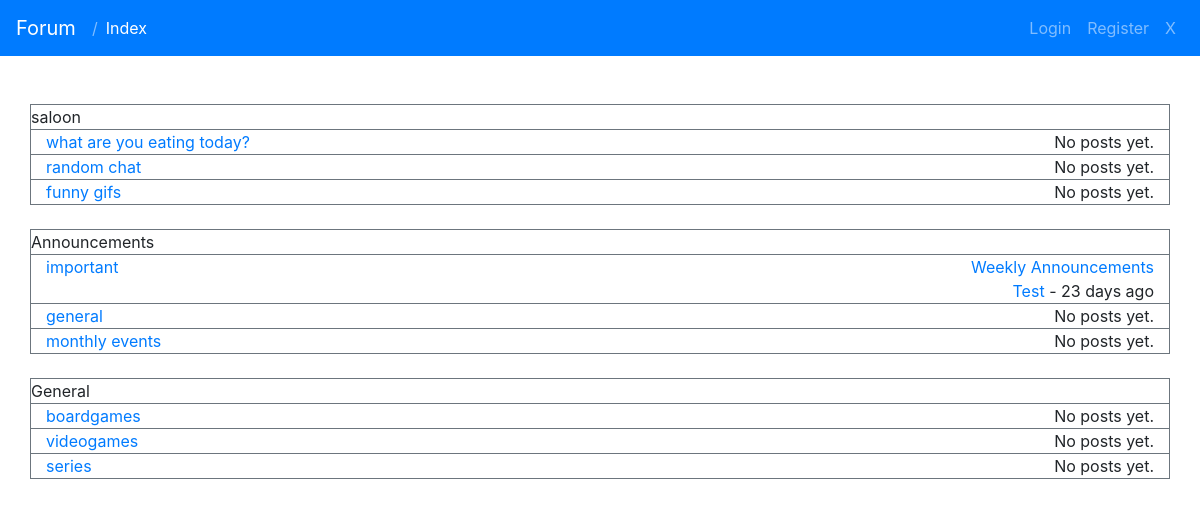
The app's page /, older data.
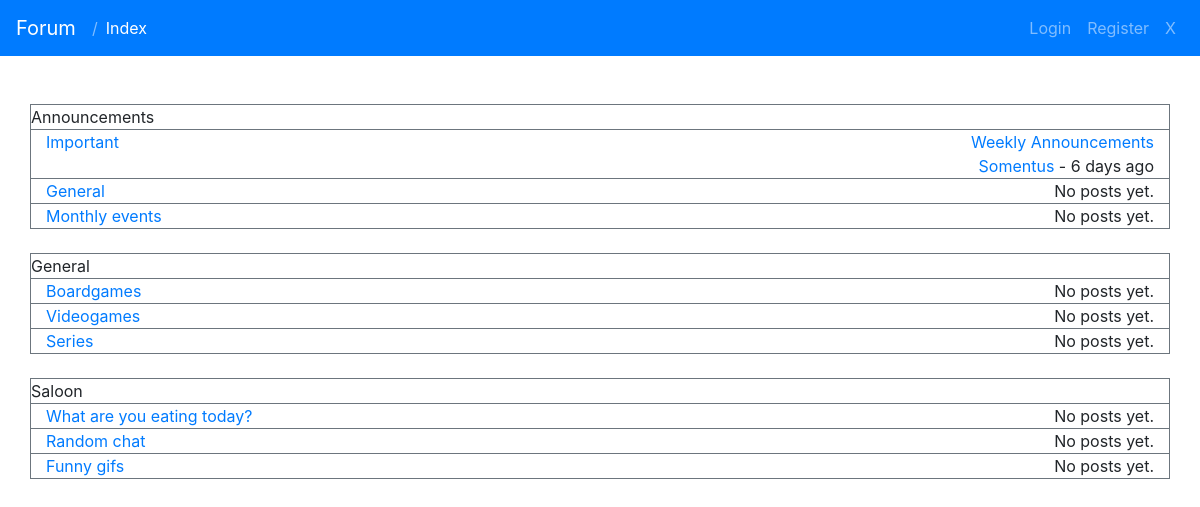
The same page, newer data.
### tables this page shows
CREATE TABLE `categories` (
  `id` int(11) NOT NULL,
  `name` varchar(64) NOT NULL,
  `priority` int(11) NOT NULL,
  `created_at` timestamp NOT NULL DEFAULT CURRENT_TIMESTAMP,
  `updated_at` timestamp NOT NULL DEFAULT CURRENT_TIMESTAMP ON UPDATE CURRENT_TIMESTAMP
);

CREATE TABLE `forums` (
  `id` int(11) NOT NULL,
  `name` varchar(64) NOT NULL,
  `category_id` int(11) NOT NULL,
  `is_subforum` tinyint(1) NOT NULL DEFAULT '0',
  `priority` int(11) NOT NULL DEFAULT '0',
  `created_at` timestamp NOT NULL DEFAULT CURRENT_TIMESTAMP,
  `updated_at` timestamp NOT NULL DEFAULT CURRENT_TIMESTAMP ON UPDATE CURRENT_TIMESTAMP
);

CREATE TABLE `topics` (
  `id` int(11) NOT NULL,
  `title` varchar(64) NOT NULL,
  `forum_id` int(11) NOT NULL,
  `user_id` int(11) NOT NULL,
  `pinned` tinyint(1) NOT NULL DEFAULT '0',
  `created_at` timestamp NOT NULL DEFAULT CURRENT_TIMESTAMP,
  `updated_at` timestamp NOT NULL DEFAULT CURRENT_TIMESTAMP ON UPDATE CURRENT_TIMESTAMP
);

CREATE TABLE `users` (
  `id` int(11) NOT NULL,
  `username` varchar(64) NOT NULL,
  `email` varchar(254) NOT NULL,
  `password` varchar(256) NOT NULL,
  `is_admin` tinyint(1) NOT NULL DEFAULT '0',
  `created_at` date NOT NULL,
  `updated_at` date NOT NULL
);

CREATE TABLE `posts` (
  `id` int(11) NOT NULL,
  `body` varchar(512) NOT NULL,
  `user_id` int(11) NOT NULL,
  `topic_id` int(11) NOT NULL,
  `created_at` timestamp NOT NULL DEFAULT CURRENT_TIMESTAMP,
  `updated_at` timestamp NOT NULL DEFAULT CURRENT_TIMESTAMP ON UPDATE CURRENT_TIMESTAMP
);

### includes/DB.php (called while the page is built, shortened)
<?php
function query($pdo, $query, $params = array()) {
	$statement = $pdo->prepare($query);
	$statement->execute($params);
	$data = $statement->fetchAll();
	return $data;
}
?>

### includes/codes.php (the view, shortened to what the changed rows need)
<?php
function location($pdo) {
    $location = basename($_SERVER['PHP_SELF']);
    $currentFile = explode('.', $location)[0];
    switch($currentFile) {
        default:
            $currentFileCapitalised = ucfirst($currentFile);
            $objectNames = [$currentFileCapitalised];
            $urls = [$location];
            break;
    }
    $return = [$objectNames, $urls];
    return $return;
}
function navbar($pdo) {
    $location = location($pdo);
    $currentLocation = $location[0];
    $currentLocationFiles = $location[1];
    $locationSteps = count($currentLocation);
    echo '
    <nav class="navbar sticky-top navbar-expand-lg navbar-dark bg-primary">
        <a class="navbar-brand" href="/index.php">Forum</a>
        <button class="navbar-toggler" type="button" data-toggle="collapse" data-target="#navbarSupportedContent" aria-controls="navbarSupportedContent" aria-expanded="false" aria-label="Toggle navigation">
        <span class="navbar-toggler-icon"></span>
        </button>
        <div class="collapse navbar-collapse" id="navbarSupportedContent">
            <ul class="navbar-nav mr-auto">
            ';
    if(isLoggedIn(true)) {
    	echo '
    		<span class="navbar-text">|</span>
    		<li class="nav-item';
			if($currentLocation[0] == "Categories") {
				echo ' active';
			}
    		echo '" >
    			<a class="nav-link" href="/admin/categories.php">Categories</a>
			</li>
			<span class="navbar-text">|</span>
			<li class="nav-item';
			if($currentLocation[0] == "Forums") {
				echo ' active';
			}
			echo '" >
				<a class="nav-link" href="/admin/forums.php">Forums</a>
			</li>
		';
    } else {
	    for($i = 0; $i < $locationSteps; $i++) {
	        echo '
	            <span class="navbar-text">/</span>
	            <li class="nav-item';
	        if($i == $locationSteps - 1) {
	            echo ' active';
	        }
	        echo '"><a class="nav-link" href="'.$currentLocationFiles[$i].'">'.$currentLocation[$i].'
	                </a>
	            </li>
	        ';
	    }
    }
    echo '</ul>';
    echo '<ul class="navbar-nav ml-auto">';
    echo '
            </ul>
        </div>
    </nav>
    ';
}
function portal($errors) {
	echo '
	<div id="errors">';
  	echo '
  	</div>
	<div id="portal" class="portal" style="display:none;">
		<a id="reset_password" href="reset_password.php">Reset password</a>
		<form action="index.php" method="POST">
			<div id="username" style="display:none">
				<h3>Username:</h3>
				<input id="usernameField" type="text" name="username" />
			</div>
			<h3>Email:</h3>
			<input type="email" name="email" required/>
			<br />
			<h3>Password:</h3>
			<input type="password" name="password" required/>
			<br />
			<br />
			<input id="submit" type="submit" name="login" value="Login" class="btn btn-primary" />
			<br />
		</form>
	</div>
	<br />
	';
}
function body($pdo) {
	$categories = query($pdo, "SELECT * FROM categories ORDER BY priority DESC");
	foreach($categories as $category) {
		echo "<div class='row border border-secondary'>";
			echo htmlspecialchars($category['name']);
			$forums = query($pdo, "SELECT * FROM forums WHERE category_id = :category_id", ['category_id' => $category['id']]);
			foreach($forums as $forum) {
				echo "
					<div class='col-md-12'>
						<div class='row border border-secondary border-left-0 border-right-0 border-bottom-0' >
							<div class='col-md-6'>
								<a href='forum.php?id=".$forum['id']."''>".htmlspecialchars($forum['name'])."</a>
							</div>
							<div class='col-md-6'>";
				$lastPost = lastPost($pdo, $forum['id']);
				echo "<span class='float-right'>";
				if(!empty($lastPost)) {
					$lastPostUser = query($pdo, "SELECT * FROM users WHERE id = :user_id", ['user_id' => $lastPost['user_id']])[0];
					$lastPostTopic = query($pdo, "SELECT * FROM topics WHERE id = :topic_id", ['topic_id' => $lastPost['topic_id']])[0];
					echo "
									<span class='float-right'>
										<a href='topic.php?id=".$lastPostTopic['id']."'>".htmlspecialchars($lastPostTopic['title'])."</a>
									</span>
									<br/>
									<span class='float-right'>
										<a href='user.php?id=".$lastPostUser['id']."'>".htmlspecialchars($lastPostUser['username'])."</a> - ".parseTimeSinceTimestamp($lastPost['created_at'])."
									</span>";
				} else {
					echo "
									No posts yet.
					";
				}
				echo "
								</span>
							</div>
						</div>
					</div>";
			}
		echo "
			</div>
			<br />";
	}
}
function parseTimeSinceTimestamp($timestamp) {
	$timePast = strtotime($timestamp);
	$date = new DateTime();
	$date->setTimestamp($timePast);
	$interval = $date->diff(new DateTime('now'));
	$years = $interval->format('%y');
	$months = $interval->format('%m');
	$days = $interval->format('%d');
	$hours = $interval->format('%h');
	$minutes = $interval->format('%i');
	if($years > 0) {
		if($years == 1) {
			return $years." year ago";
		} else {
			return $years." years ago";
		}
	} else if($months > 0) {
		if($months == 1) {
			return $months." month ago";
		} else {
			return $months." months ago";
		}
	} else if($days > 0) {
		if($days == 1) {
			return $days." day ago";
		} else {
			return $days." days ago";
		}
	} else if($hours > 0){
		if($hours == 1) {
			return $hours." hour ago";
		} else {
			return $hours." hours ago";
		}
	} else if($minutes >= 5) {
		return $minutes." minutes ago";
	} else {
		return "just now";
	}
}
function lastPost($pdo, $forumId) {
	$lastPostId = query($pdo, "SELECT MAX(id) FROM posts WHERE topic_id IN (SELECT id FROM topics WHERE forum_id = :forum_id)", ['forum_id' => $forumId])[0]['MAX(id)'];
	$lastPost = query($pdo, "SELECT * FROM posts WHERE id = :id", ['id' => $lastPostId]);
	if(!empty($lastPost) ) {
		return $lastPost[0];
	} else {
		return 0;
	}
}
function isLoggedIn($admin = false) {
	if(isset($_SESSION['loggedin']) && $_SESSION['loggedin'] == true && isset($_SESSION['id'])) {
		if($admin == true) {
			if(isset($_SESSION['is_admin']) && $_SESSION['is_admin'] == true) {
				return 1;
			} else {
				return 0;
			}
		} else {
			return 1;
		}
	} else {
		return 0;
	}
}

Row changes from the older to the newer data that the page shows:
changed forums "Weekly Announcements": name "important" → "Important"; users.username "Test" → "Somentus"; posts.created_at "23 days ago" → "6 days ago"
changed forums: name "general" → "General"
changed forums: name "monthly events" → "Monthly events"
changed forums: name "boardgames" → "Boardgames"
changed forums: name "videogames" → "Videogames"
changed forums: name "series" → "Series"
changed categories: name "saloon" → "Saloon"; moves down the list
changed forums: name "what are you eating today?" → "What are you eating today?"
changed forums: name "random chat" → "Random chat"
changed forums: name "funny gifs" → "Funny gifs"
